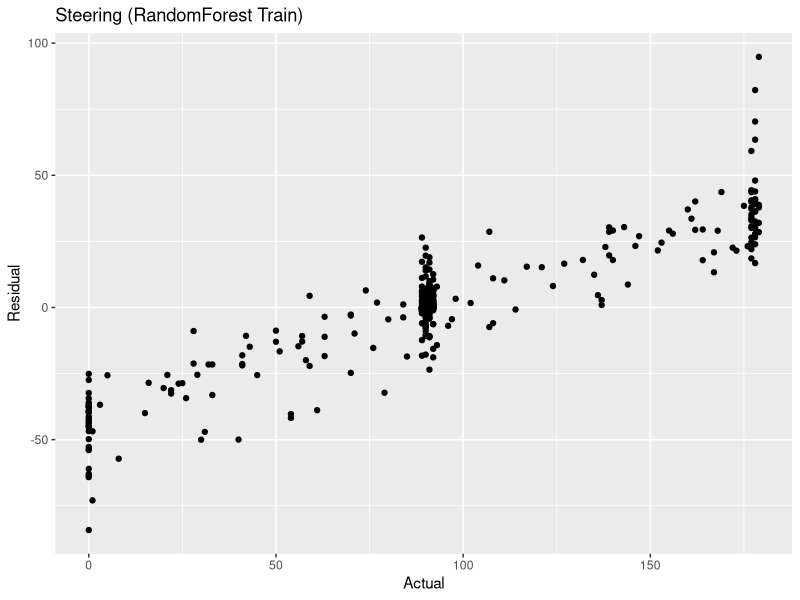
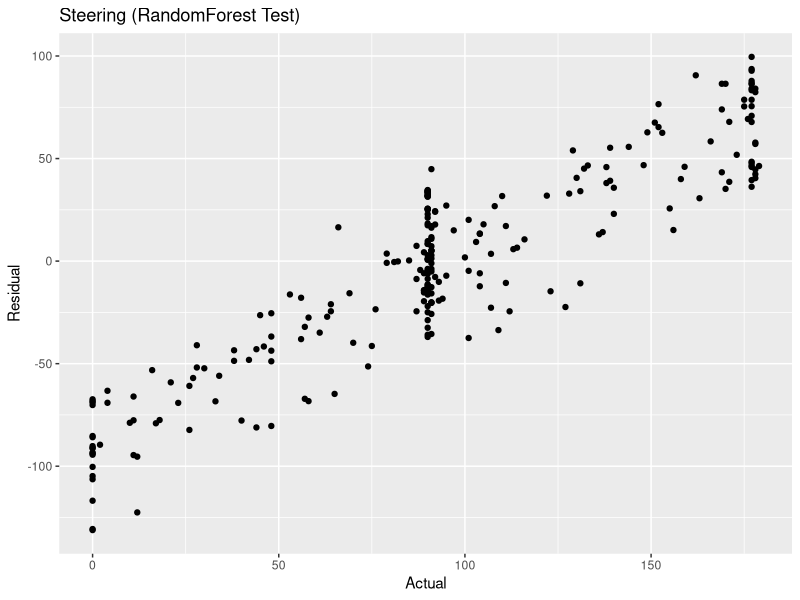
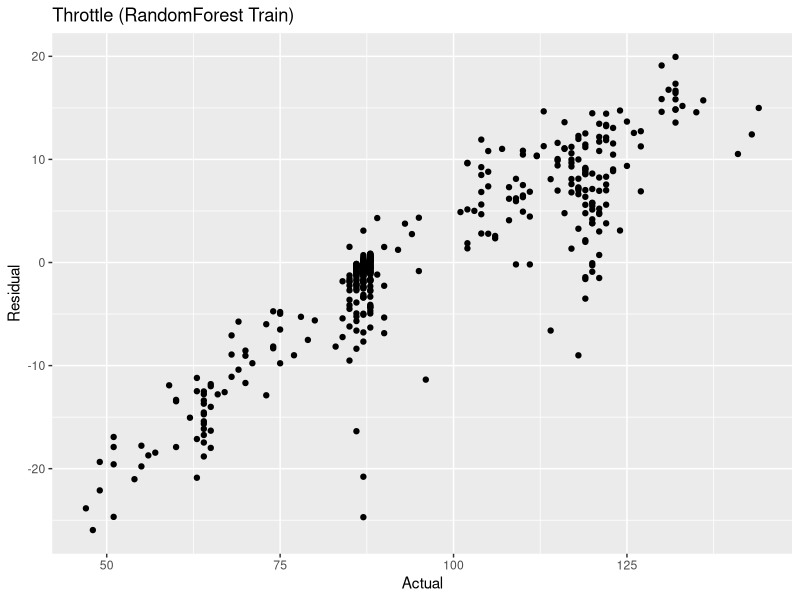
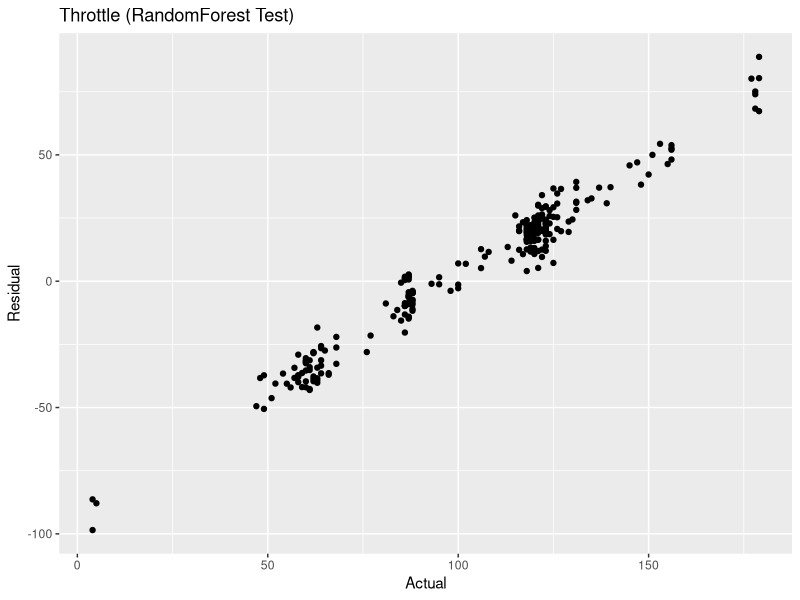
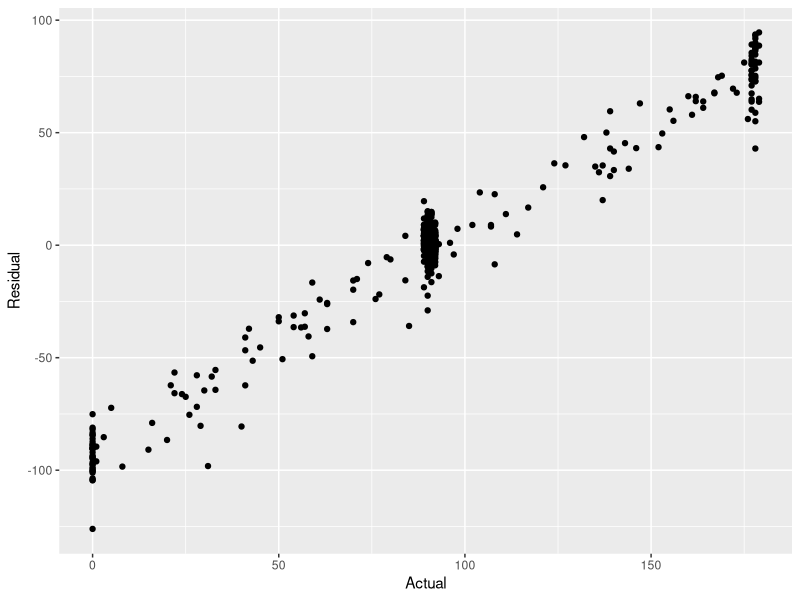
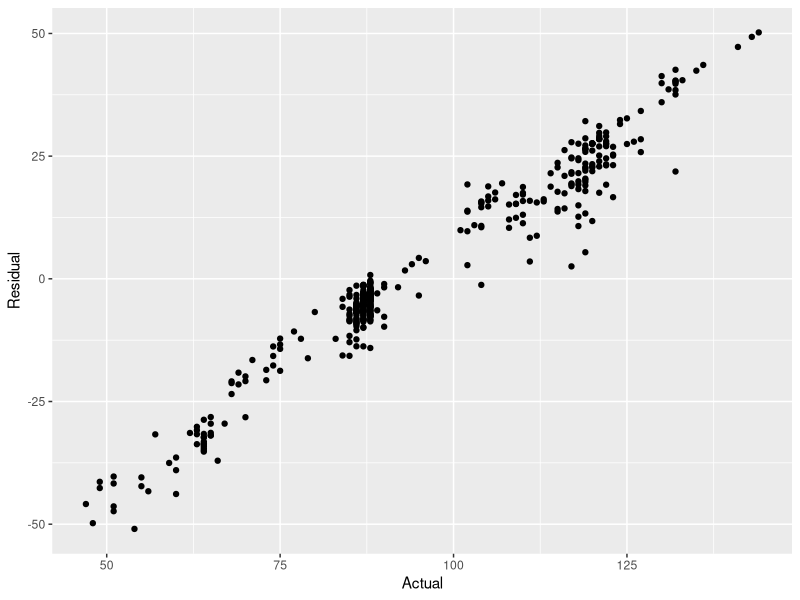

Write R code to recreate these figures, in order.
library(readr)
library(randomForest)
library(ggplot2)

df <- read_csv("data.csv", col_names = TRUE)
df <- df[-which(df$Steering < 0 | df$Throttle < 0), ]
write_csv(df, "data_cleaned.csv")

df.test <- read_csv("data_test.csv", col_names = TRUE)
df.test <- df.test[-which(df.test$Steering < 0 | df.test$Throttle < 0), ]

#Random Forest
#Steering
#Train
model <- randomForest(Steering ~ . - Throttle, data = df)
pred <- predict(model, newdata = df)
df.comp <- data.frame(Actual = df$Steering, Residual = df$Steering - pred)
ggplot(data = df.comp, mapping = aes(Actual, Residual)) + geom_point() + 
  ggtitle("Steering (RandomForest Train)")
rmse <- sqrt(sum((df.comp$Residual ^ 2))/nrow(df))
print(rmse)

#Steering
#Test
pred <- predict(model, newdata = df.test)
df.comp <- data.frame(Actual = df.test$Steering, Residual = df.test$Steering - pred)
ggplot(data = df.comp, mapping = aes(Actual, Residual)) + geom_point() + 
  ggtitle("Steering (RandomForest Test)")
rmse <- sqrt(sum((df.comp$Residual ^ 2))/nrow(df))
print(rmse)

#Throttle
#Train
model <- randomForest(Throttle ~ . - Steering, data = df)
pred <- predict(model, newdata = df)
df.comp <- data.frame(Actual = df$Throttle, Residual = df$Throttle - pred)
ggplot(data = df.comp, mapping = aes(Actual, Residual)) + geom_point() + 
  ggtitle("Throttle (RandomForest Train)")
rmse <- sqrt(sum((df.comp$Residual ^ 2))/nrow(df))
print(rmse)

#Throttle
#Test
pred <- predict(model, newdata = df.test)
df.comp <- data.frame(Actual = df.test$Throttle, Residual = df.test$Throttle - pred)
ggplot(data = df.comp, mapping = aes(Actual, Residual)) + geom_point() + 
  ggtitle("Throttle (RandomForest Test)")
rmse <- sqrt(sum((df.comp$Residual ^ 2))/nrow(df))
print(rmse)



#Linear regression
model <- lm(Steering ~ . - Throttle, data = df)
pred <- predict(model, newdata = df)
df.comp <- data.frame(Actual = df$Steering, Residual = df$Steering - pred)
ggplot(data = df.comp, mapping = aes(Actual, Residual)) + geom_point()
rmse <- sqrt(sum((df.comp$Residual ^ 2))/nrow(df))

model <- lm(Throttle ~ . - Steering, data = df)
pred <- predict(model, newdata = df)
df.comp <- data.frame(Actual = df$Throttle, Residual = df$Throttle - pred)
ggplot(data = df.comp, mapping = aes(Actual, Residual)) + geom_point()
rmse <- sqrt(sum((df.comp$Residual ^ 2))/nrow(df))

